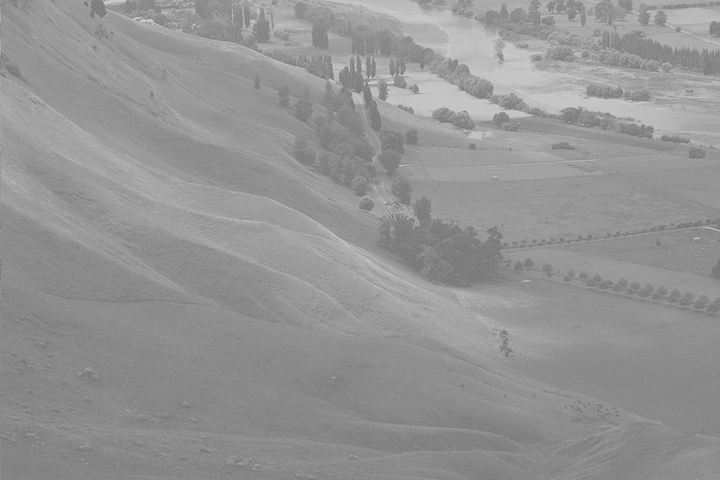
#> input picture images/Hawkes.jpg, 720 x 480 px
$ python ex_equalize.py
#> lines starting #> are read from the running program, lines starting #| are printed output that depends on the picture; after the words box and inside, x2 and y2 are one past the last pixel; in counts of white or black regions, pixels touching at a corner belong together
import sys
import numpy as np
import cv2


def resize_image(img, target_width=480):
    """화면에 한눈에 들어오도록 비율을 유지하며 리사이즈합니다."""
    h, w = img.shape[:2]
    target_height = int(h * (target_width / w))
    return cv2.resize(img, (target_width, target_height))


def get_gray_hist_image(img, width=480, height=200, title=''):
    """그레이스케일 영상의 히스토그램 이미지를 생성합니다."""
    hist = cv2.calcHist([img], [0], None, [256], [0, 256]).flatten()
    hist_img = np.zeros((height, width), dtype=np.uint8)
    cv2.normalize(hist, hist, 0, height - 20, cv2.NORM_MINMAX)

    bin_w = width / 256
    for i in range(256):
        x1 = int(i * bin_w)
        x2 = int((i + 1) * bin_w)
        y = int(hist[i])
        cv2.rectangle(hist_img, (x1, height), (x2, height - y), 255, -1)

    if title:
        cv2.putText(hist_img, title, (15, 30), cv2.FONT_HERSHEY_SIMPLEX, 0.7, 255, 1)
    return hist_img


def get_color_hist_image(img, width=480, height=200, title=''):
    """컬러 영상의 B, G, R 채널별 히스토그램 이미지를 생성합니다."""
    hist_img = np.zeros((height, width, 3), dtype=np.uint8)
    colors = [(255, 0, 0), (0, 255, 0), (0, 0, 255)]  # BGR
    bin_w = width / 256

    for i, col in enumerate(colors):
        hist = cv2.calcHist([img], [i], None, [256], [0, 256]).flatten()
        cv2.normalize(hist, hist, 0, height - 20, cv2.NORM_MINMAX)
        for x in range(255):
            pt1 = (int(x * bin_w), height - int(hist[x]))
            pt2 = (int((x + 1) * bin_w), height - int(hist[x + 1]))
            cv2.line(hist_img, pt1, pt2, col, 2)

    if title:
        cv2.putText(hist_img, title, (15, 30), cv2.FONT_HERSHEY_SIMPLEX, 0.7, (255, 255, 255), 1)
    return hist_img


# -------------------------------------------------------------
# 1. 그레이스케일 영상의 히스토그램 평활화 (Hawkes.jpg)
# -------------------------------------------------------------
src = cv2.imread('images/Hawkes.jpg', cv2.IMREAD_GRAYSCALE)
#> src is the input picture: shape (480, 720); min 113, max 213, mean 148

if src is None:
    print('Image load failed!')
    sys.exit()

dst = cv2.equalizeHist(src)

# 화면에 맞게 이미지 리사이즈 및 텍스트 표시
src_disp = resize_image(src, target_width=480)
dst_disp = resize_image(dst, target_width=480)
cv2.putText(src_disp, 'Before (src)', (15, 30), cv2.FONT_HERSHEY_SIMPLEX, 0.8, 255, 2)
#> src_disp: shape (320, 480); min 119, max 255, mean 148.7
cv2.putText(dst_disp, 'After (Equalized)', (15, 30), cv2.FONT_HERSHEY_SIMPLEX, 0.8, 255, 2)
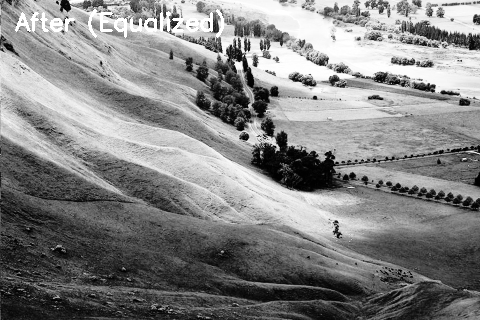
#> dst_disp: shape (320, 480); min 0, max 255, mean 131.4

# 이미지 좌우 결합 (상단)
img_row = np.hstack([src_disp, dst_disp])
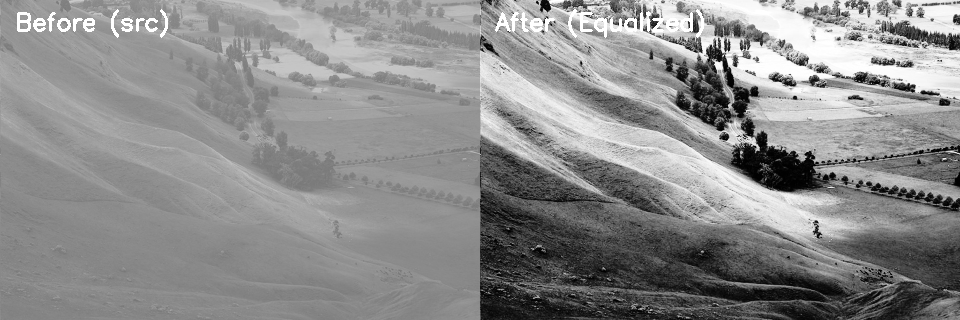
#> img_row: shape (320, 960); min 0, max 255, mean 140

# 히스토그램 좌우 결합 (하단)
hist_src = get_gray_hist_image(src, width=480, height=200, title='Before Hist')
#> in get_gray_hist_image, `hist = cv2.calcHist([img], [0], None, [256], [0, 256]).flatten()`: hist = 256 values, max 13942 at index 138, min 0 at index 0, mean 1350
#> after the loop in get_gray_hist_image, `for i in range(256):`: hist_img: shape (200, 480); 8.8% white; 1 white region, box (x1, y1, x2, y2) and area: (223, 20, 377, 200) 8480
#> in get_gray_hist_image, `cv2.putText(hist_img, title, (15, 30), cv2.FONT_HERSHEY_SIMPLEX, 0.7, ..`:
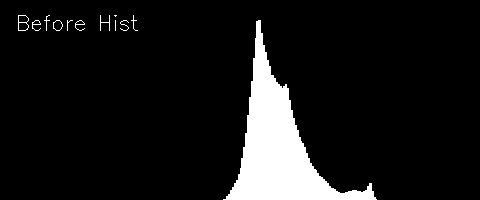
#> hist_img: shape (200, 480); 9.1% white; 12 white regions (3 under 20 px), largest, box (x1, y1, x2, y2) and area: (223, 20, 377, 200) 8480, (18, 15, 29, 31) 52, (100, 15, 110, 31) 40
hist_dst = get_gray_hist_image(dst, width=480, height=200, title='After Hist (Equalized)')
#> the loop in get_gray_hist_image (call 2), `for i in range(256):` made 256 passes
#> y on passes 1 to 3: 7, 17, 13
#> after the loop in get_gray_hist_image (call 2), `for i in range(256):`: hist_img: shape (200, 480); 13.1% white; 43 white regions, largest, box (x1, y1, x2, y2) and area: (450, 169, 480, 200) 567, (136, 20, 139, 200) 540, (116, 21, 119, 200) 537
#> in get_gray_hist_image (call 2), `cv2.putText(hist_img, title, (15, 30), cv2.FONT_HERSHEY_SIMPLEX, 0.7, ..`: hist_img: shape (200, 480); 13.7% white; 63 white regions (6 under 20 px), largest, box (x1, y1, x2, y2) and area: (450, 169, 480, 200) 567, (133, 13, 139, 200) 560, (112, 15, 119, 200) 557
hist_row = np.hstack([hist_src, hist_dst])
#> hist_row: shape (200, 960); 11.4% white; 75 white regions (9 under 20 px), largest, box (x1, y1, x2, y2) and area: (223, 20, 377, 200) 8480, (930, 169, 960, 200) 567, (613, 13, 619, 200) 560

# 상단(이미지)과 하단(히스토그램)을 수직 결합하여 한 창에 표시
total_gray = np.vstack([img_row, hist_row])

cv2.imshow('Grayscale Equalization: Images & Histograms', total_gray)
cv2.waitKey()
cv2.destroyAllWindows()


# -------------------------------------------------------------
# 2. 컬러 영상의 히스토그램 평활화 (field.bmp)
# -------------------------------------------------------------
src = cv2.imread('images/field.bmp')
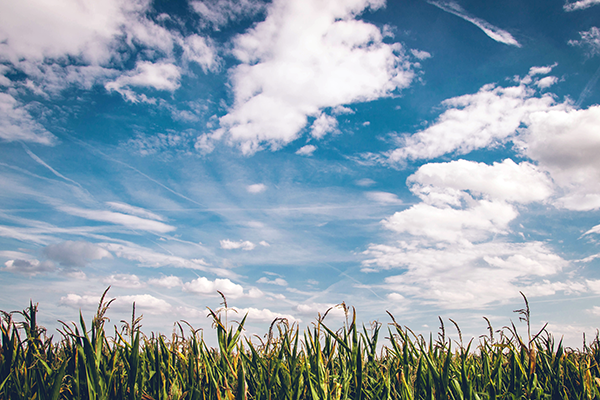
#> input picture images/field.bmp, 600 x 400 px
#> src is the input picture: shape (400, 600, 3); mean B, G, R 173.2, 160.3, 141.8

if src is None:
    print('Image load failed!')
    sys.exit()

# BGR -> YCrCb 변환 후 밝기(Y) 성분만 평활화
src_ycrcb = cv2.cvtColor(src, cv2.COLOR_BGR2YCrCb)
#> src_ycrcb: shape (400, 600, 3); mean of channels 0, 1, 2 156.2, 117.7, 137.6
ycrcb_planes = list(cv2.split(src_ycrcb))
#> ycrcb_planes = 3 items
ycrcb_planes[0] = cv2.equalizeHist(ycrcb_planes[0])
dst_ycrcb = cv2.merge(ycrcb_planes)
#> dst_ycrcb: shape (400, 600, 3); mean of channels 0, 1, 2 128.1, 117.7, 137.6
dst = cv2.cvtColor(dst_ycrcb, cv2.COLOR_YCrCb2BGR)
#> dst: shape (400, 600, 3)

# 화면에 맞게 이미지 리사이즈 및 텍스트 표시
src_disp = resize_image(src, target_width=480)
dst_disp = resize_image(dst, target_width=480)
cv2.putText(src_disp, 'Before (src)', (15, 30), cv2.FONT_HERSHEY_SIMPLEX, 0.8, (255, 255, 255), 2)
#> src_disp: shape (320, 480, 3)
cv2.putText(dst_disp, 'After (Equalized)', (15, 30), cv2.FONT_HERSHEY_SIMPLEX, 0.8, (255, 255, 255), 2)
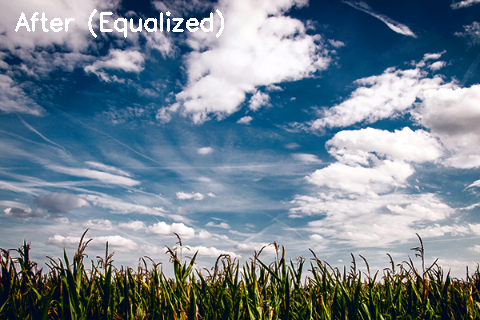
#> dst_disp: shape (320, 480, 3); mean B, G, R 146.2, 133.3, 116.3

# 컬러 이미지 좌우 결합 (상단)
img_row_col = np.hstack([src_disp, dst_disp])

# 컬러 히스토그램 좌우 결합 (하단)
hist_src_col = get_color_hist_image(src, width=480, height=200, title='Before Color Hist')
#> in get_color_hist_image, `cv2.putText(hist_img, title, (15, 30), cv2.FONT_HERSHEY_SIMPLEX, 0.7, ..`: hist_img: shape (200, 480, 3); mean B, G, R 10.2, 13.8, 16
hist_dst_col = get_color_hist_image(dst, width=480, height=200, title='After Color Hist (Equalized)')
#> call 2 of get_color_hist_image, with width = 480, height = 200, title = 'After Color Hist (Equalized)'
#> in get_color_hist_image (call 2), `cv2.putText(hist_img, title, (15, 30), cv2.FONT_HERSHEY_SIMPLEX, 0.7, ..`:
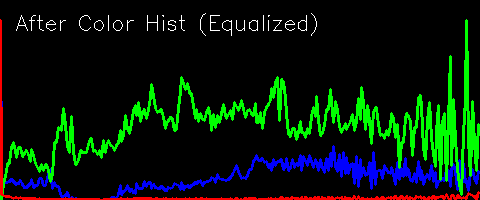
#> hist_img: shape (200, 480, 3); mean B, G, R 11.5, 25.1, 6.4
hist_row_col = np.hstack([hist_src_col, hist_dst_col])

# 상단(컬러 이미지)과 하단(컬러 히스토그램)을 수직 결합하여 한 창에 표시
total_color = np.vstack([img_row_col, hist_row_col])
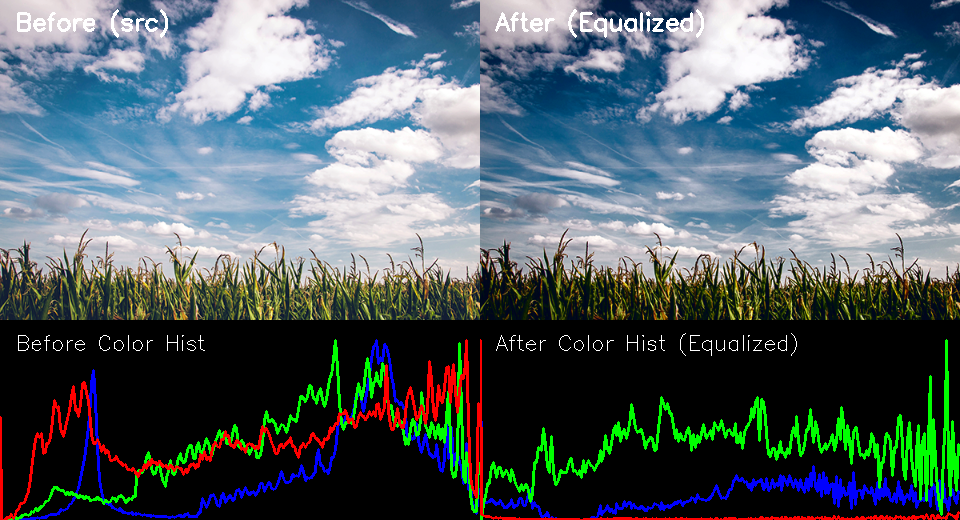
#> total_color: shape (520, 960, 3); mean B, G, R 102.6, 98, 83.9

cv2.imshow('Color Equalization: Images & Histograms', total_color)
cv2.waitKey()
cv2.destroyAllWindows()
